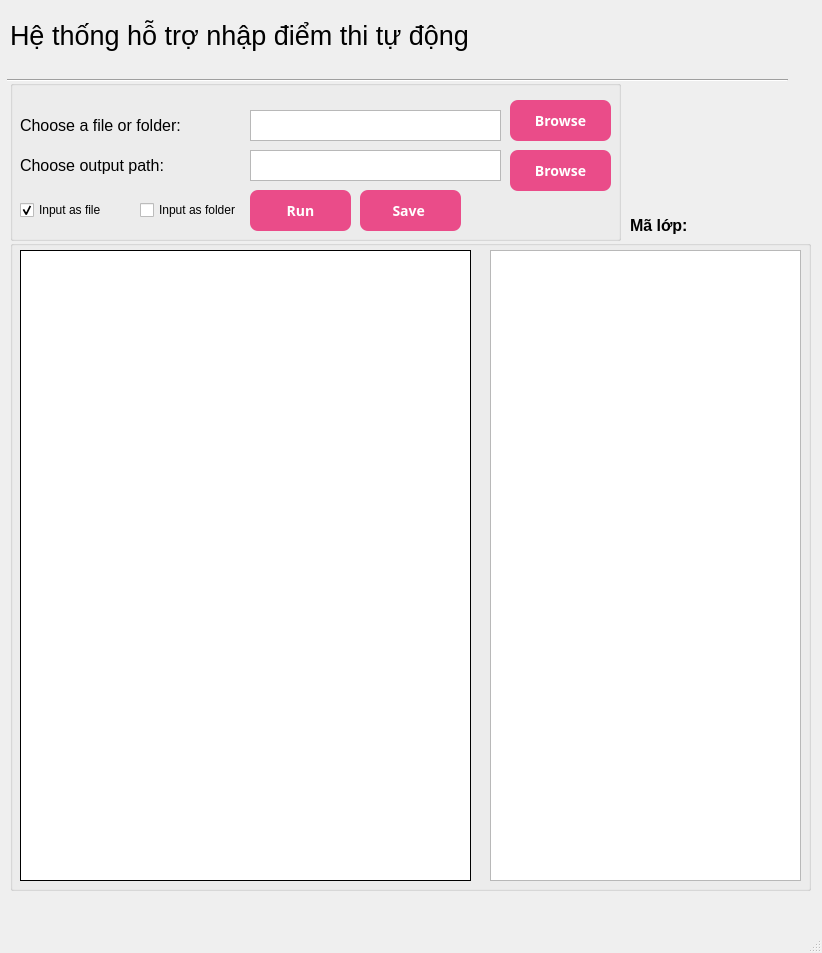
<?xml version="1.0" encoding="UTF-8"?>
<ui version="4.0">
 <class>MainWindow</class>
 <widget class="QMainWindow" name="MainWindow">
  <property name="enabled">
   <bool>true</bool>
  </property>
  <property name="geometry">
   <rect>
    <x>0</x>
    <y>0</y>
    <width>822</width>
    <height>953</height>
   </rect>
  </property>
  <property name="windowTitle">
   <string>Hệ thống hỗ trợ nhập điểm tự động</string>
  </property>
  <widget class="QWidget" name="centralwidget">
   <widget class="QLabel" name="titleLabel">
    <property name="geometry">
     <rect>
      <x>10</x>
      <y>10</y>
      <width>571</width>
      <height>51</height>
     </rect>
    </property>
    <property name="font">
     <font>
      <pointsize>20</pointsize>
     </font>
    </property>
    <property name="text">
     <string>Hệ thống hỗ trợ nhập điểm thi tự động</string>
    </property>
   </widget>
   <widget class="Line" name="line">
    <property name="geometry">
     <rect>
      <x>7</x>
      <y>70</y>
      <width>781</width>
      <height>20</height>
     </rect>
    </property>
    <property name="orientation">
     <enum>Qt::Horizontal</enum>
    </property>
   </widget>
   <widget class="QGroupBox" name="groupbox_io">
    <property name="geometry">
     <rect>
      <x>10</x>
      <y>80</y>
      <width>611</width>
      <height>161</height>
     </rect>
    </property>
    <property name="title">
     <string/>
    </property>
    <widget class="QLabel" name="label">
     <property name="geometry">
      <rect>
       <x>10</x>
       <y>30</y>
       <width>211</width>
       <height>31</height>
      </rect>
     </property>
     <property name="font">
      <font>
       <pointsize>12</pointsize>
      </font>
     </property>
     <property name="text">
      <string>Choose a file or folder:</string>
     </property>
    </widget>
    <widget class="QTextBrowser" name="txtInputPath">
     <property name="geometry">
      <rect>
       <x>240</x>
       <y>30</y>
       <width>251</width>
       <height>31</height>
      </rect>
     </property>
     <property name="acceptRichText">
      <bool>false</bool>
     </property>
    </widget>
    <widget class="QPushButton" name="btnBrowseInput">
     <property name="enabled">
      <bool>true</bool>
     </property>
     <property name="geometry">
      <rect>
       <x>500</x>
       <y>20</y>
       <width>101</width>
       <height>41</height>
      </rect>
     </property>
     <property name="font">
      <font>
       <family>Haas Grot Text R Web,Helvetica Neue,Helvetica,Arial,sans-serif</family>
       <pointsize>-1</pointsize>
       <weight>62</weight>
       <bold>true</bold>
       <underline>false</underline>
       <strikeout>false</strikeout>
      </font>
     </property>
     <property name="styleSheet">
      <string notr="true">background-color: #EA4C89;
border-radius: 8px;
border-style: none;
box-sizing: border-box;
color: #FFFFFF;
cursor: pointer;
display: inline-block;
font-family: &quot;Haas Grot Text R Web&quot;, &quot;Helvetica Neue&quot;, Helvetica, Arial, sans-serif;
font-size: 14px;
font-weight: 500;
height: 40px;
line-height: 20px;
list-style: none;
margin: 0;
outline: none;
padding: 10px 16px;
position: relative;
text-align: center;
text-decoration: none;
transition: color 100ms;
vertical-align: baseline;
user-select: none;
-webkit-user-select: none;
touch-action: manipulation;</string>
     </property>
     <property name="text">
      <string>Browse</string>
     </property>
     <property name="checkable">
      <bool>false</bool>
     </property>
    </widget>
    <widget class="QLabel" name="label_3">
     <property name="geometry">
      <rect>
       <x>10</x>
       <y>70</y>
       <width>191</width>
       <height>31</height>
      </rect>
     </property>
     <property name="font">
      <font>
       <pointsize>12</pointsize>
      </font>
     </property>
     <property name="text">
      <string>Choose output path:</string>
     </property>
    </widget>
    <widget class="QTextBrowser" name="txtOutputPath">
     <property name="geometry">
      <rect>
       <x>240</x>
       <y>70</y>
       <width>251</width>
       <height>31</height>
      </rect>
     </property>
    </widget>
    <widget class="QPushButton" name="btnBrowseOutput">
     <property name="geometry">
      <rect>
       <x>500</x>
       <y>70</y>
       <width>101</width>
       <height>41</height>
      </rect>
     </property>
     <property name="font">
      <font>
       <family>Haas Grot Text R Web,Helvetica Neue,Helvetica,Arial,sans-serif</family>
       <pointsize>-1</pointsize>
       <weight>62</weight>
       <bold>true</bold>
       <underline>false</underline>
       <strikeout>false</strikeout>
      </font>
     </property>
     <property name="styleSheet">
      <string notr="true">background-color: #EA4C89;
border-radius: 8px;
border-style: none;
box-sizing: border-box;
color: #FFFFFF;
cursor: pointer;
display: inline-block;
font-family: &quot;Haas Grot Text R Web&quot;, &quot;Helvetica Neue&quot;, Helvetica, Arial, sans-serif;
font-size: 14px;
font-weight: 500;
height: 40px;
line-height: 20px;
list-style: none;
margin: 0;
outline: none;
padding: 10px 16px;
position: relative;
text-align: center;
text-decoration: none;
transition: color 100ms;
vertical-align: baseline;
user-select: none;
-webkit-user-select: none;
touch-action: manipulation;</string>
     </property>
     <property name="text">
      <string>Browse</string>
     </property>
    </widget>
    <widget class="QCheckBox" name="checkbox_file">
     <property name="geometry">
      <rect>
       <x>10</x>
       <y>120</y>
       <width>101</width>
       <height>20</height>
      </rect>
     </property>
     <property name="text">
      <string>Input as file</string>
     </property>
     <property name="checked">
      <bool>true</bool>
     </property>
    </widget>
    <widget class="QCheckBox" name="checkbox_folder">
     <property name="geometry">
      <rect>
       <x>130</x>
       <y>120</y>
       <width>111</width>
       <height>20</height>
      </rect>
     </property>
     <property name="text">
      <string>Input as folder</string>
     </property>
     <property name="checkable">
      <bool>true</bool>
     </property>
     <property name="checked">
      <bool>false</bool>
     </property>
    </widget>
    <widget class="QPushButton" name="btnRun">
     <property name="enabled">
      <bool>true</bool>
     </property>
     <property name="geometry">
      <rect>
       <x>240</x>
       <y>110</y>
       <width>101</width>
       <height>41</height>
      </rect>
     </property>
     <property name="font">
      <font>
       <family>Haas Grot Text R Web,Helvetica Neue,Helvetica,Arial,sans-serif</family>
       <pointsize>-1</pointsize>
       <weight>62</weight>
       <bold>true</bold>
       <underline>false</underline>
       <strikeout>false</strikeout>
      </font>
     </property>
     <property name="styleSheet">
      <string notr="true">background-color: #EA4C89;
border-radius: 8px;
border-style: none;
box-sizing: border-box;
color: #FFFFFF;
cursor: pointer;
display: inline-block;
font-family: &quot;Haas Grot Text R Web&quot;, &quot;Helvetica Neue&quot;, Helvetica, Arial, sans-serif;
font-size: 14px;
font-weight: 500;
height: 40px;
line-height: 20px;
list-style: none;
margin: 0;
outline: none;
padding: 10px 16px;
position: relative;
text-align: center;
text-decoration: none;
transition: color 100ms;
vertical-align: baseline;
user-select: none;
-webkit-user-select: none;
touch-action: manipulation;</string>
     </property>
     <property name="text">
      <string>Run</string>
     </property>
     <property name="checkable">
      <bool>false</bool>
     </property>
    </widget>
    <widget class="QPushButton" name="btnSave">
     <property name="enabled">
      <bool>true</bool>
     </property>
     <property name="geometry">
      <rect>
       <x>350</x>
       <y>110</y>
       <width>101</width>
       <height>41</height>
      </rect>
     </property>
     <property name="font">
      <font>
       <family>Haas Grot Text R Web,Helvetica Neue,Helvetica,Arial,sans-serif</family>
       <pointsize>-1</pointsize>
       <weight>62</weight>
       <bold>true</bold>
       <underline>false</underline>
       <strikeout>false</strikeout>
      </font>
     </property>
     <property name="styleSheet">
      <string notr="true">background-color: #EA4C89;
border-radius: 8px;
border-style: none;
box-sizing: border-box;
color: #FFFFFF;
cursor: pointer;
display: inline-block;
font-family: &quot;Haas Grot Text R Web&quot;, &quot;Helvetica Neue&quot;, Helvetica, Arial, sans-serif;
font-size: 14px;
font-weight: 500;
height: 40px;
line-height: 20px;
list-style: none;
margin: 0;
outline: none;
padding: 10px 16px;
position: relative;
text-align: center;
text-decoration: none;
transition: color 100ms;
vertical-align: baseline;
user-select: none;
-webkit-user-select: none;
touch-action: manipulation;</string>
     </property>
     <property name="text">
      <string>Save </string>
     </property>
     <property name="checkable">
      <bool>false</bool>
     </property>
    </widget>
   </widget>
   <widget class="QGroupBox" name="groupBox">
    <property name="geometry">
     <rect>
      <x>10</x>
      <y>240</y>
      <width>801</width>
      <height>651</height>
     </rect>
    </property>
    <property name="title">
     <string/>
    </property>
    <widget class="QLabel" name="lbl_visualize">
     <property name="geometry">
      <rect>
       <x>10</x>
       <y>10</y>
       <width>451</width>
       <height>631</height>
      </rect>
     </property>
     <property name="autoFillBackground">
      <bool>false</bool>
     </property>
     <property name="styleSheet">
      <string notr="true">background-color: rgb(255, 255, 255);
border-style: solid;
border-width: 1px;</string>
     </property>
     <property name="text">
      <string/>
     </property>
    </widget>
    <widget class="QTableView" name="tableview_dataframe">
     <property name="geometry">
      <rect>
       <x>480</x>
       <y>10</y>
       <width>311</width>
       <height>631</height>
      </rect>
     </property>
    </widget>
   </widget>
   <widget class="QLabel" name="lbl_malop">
    <property name="geometry">
     <rect>
      <x>630</x>
      <y>210</y>
      <width>181</width>
      <height>31</height>
     </rect>
    </property>
    <property name="font">
     <font>
      <pointsize>12</pointsize>
      <weight>75</weight>
      <bold>true</bold>
     </font>
    </property>
    <property name="text">
     <string>Mã lớp: </string>
    </property>
   </widget>
   <zorder>groupBox</zorder>
   <zorder>titleLabel</zorder>
   <zorder>line</zorder>
   <zorder>groupbox_io</zorder>
   <zorder>lbl_malop</zorder>
  </widget>
  <widget class="QMenuBar" name="menubar">
   <property name="geometry">
    <rect>
     <x>0</x>
     <y>0</y>
     <width>822</width>
     <height>26</height>
    </rect>
   </property>
  </widget>
  <widget class="QStatusBar" name="statusbar"/>
 </widget>
 <resources/>
 <connections/>
</ui>
